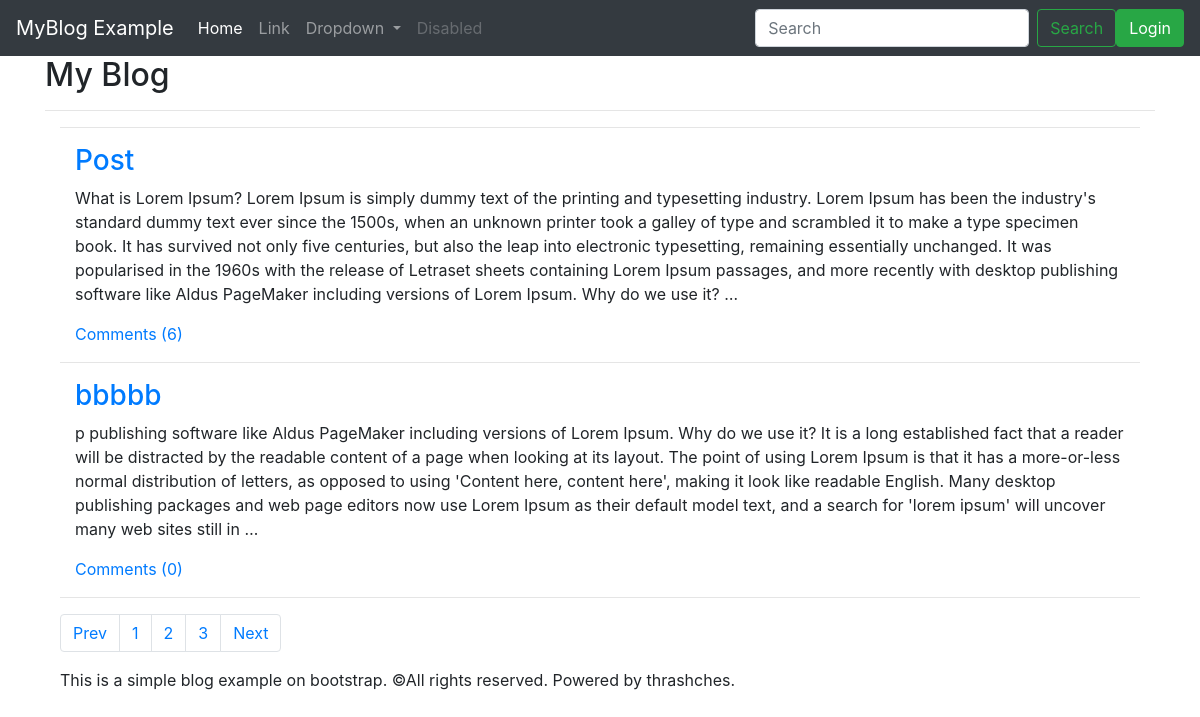
The page / on the database its author committed.
### blog_app/models.py (models this page shows, shortened)
class Post(models.Model):
    title = models.CharField(max_length=120, verbose_name='post title')
    text = models.TextField(verbose_name='post text')
    posted = models.ForeignKey(verbose_name='posted by', to='auth.User', on_delete=models.CASCADE)
    allowed = models.BooleanField(default=False)
    date = models.DateTimeField(auto_now=True)
    def comments_quantity(self):
        return self.comment_set.count()

### blog_app/views.py (the view)
# urls.py: path('', PostListView.as_view(), name='home'),
class PostListView(ListView):
    model = Post
    template_name = 'index.html'
    title = 'My Blog'
    def get_context_data(self, *, object_list=None, **kwargs):
        context = super().get_context_data(**kwargs)
        context['title'] = self.title
        return context

### templates/index.html
{% extends 'base.html' %}
{% block content %}
<div class="container">
    {% for post in post_list %}
        <hr>
        <div class="container-fluid">
            <a href="{% url 'post' post.id %}"> <h3>{{ post.title }}</h3></a>
            <p>{{ post.text| truncatewords:100 }}</p>
            <a href="{% url 'post' post.id %}">Comments ({{ post.comments_quantity }})</a>
        </div>
    {% endfor %}
<hr>
<nav aria-label="Page navigation example">
    <ul class="pagination">
    <li class="page-item"><a class="page-link" href="#">Prev</a></li>
    <li class="page-item"><a class="page-link" href="#">1</a></li>
    <li class="page-item"><a class="page-link" href="#">2</a></li>
    <li class="page-item"><a class="page-link" href="#">3</a></li>
    <li class="page-item"><a class="page-link" href="#">Next</a></li>
    </ul>
    </nav>
</div>
{% endblock %}

### rows shown on the page
Post: title "Post", text "What is Lorem Ipsum? Lorem Ipsum is simply dummy text of the printing and typesetting industry. Lorem Ipsum has been the industry's standard dummy text ever since the 1500s, when an unknown printer took a galley of type and scrambled it to make a type specimen book. It has survived not only five centuries, but also the leap into electronic typesetting, remaining essentially unchanged. It was popularised in the 1960s with the release of Letraset sheets containing Lorem Ipsum passages, and more recently with desktop publishing software like Aldus PageMaker including versions of Lorem Ipsum. Why do we use it? …", comments_quantity "6"
Post: title "bbbbb", text "p publishing software like Aldus PageMaker including versions of Lorem Ipsum. Why do we use it? It is a long established fact that a reader will be distracted by the readable content of a page when looking at its layout. The point of using Lorem Ipsum is that it has a more-or-less normal distribution of letters, as opposed to using 'Content here, content here', making it look like readable English. Many desktop publishing packages and web page editors now use Lorem Ipsum as their default model text, and a search for 'lorem ipsum' will uncover many web sites still in …", comments_quantity "0"

### other values the page prints
{{ title }} "My Blog"
